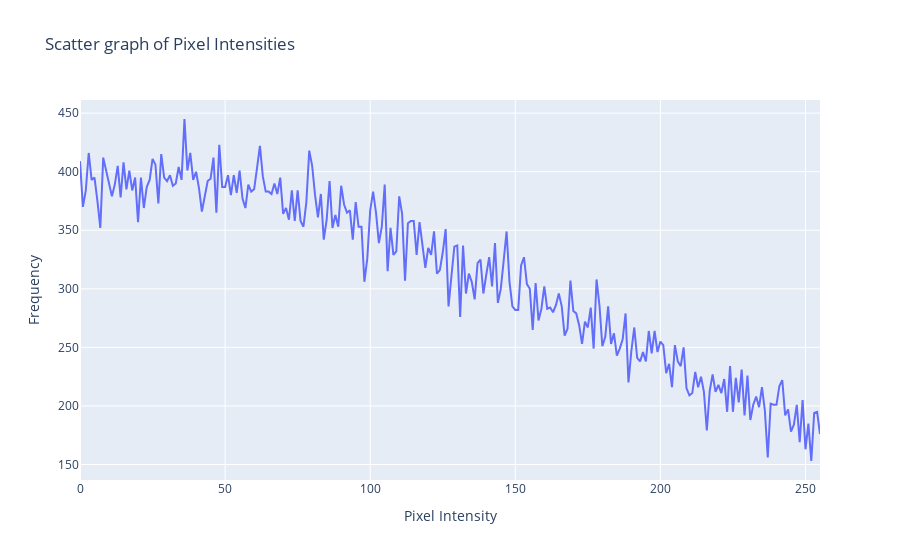

Notebook code cell kept with this figure:
### Code cell
# # Create a scatter graph of the histogram using Plotly
fig = go.Figure(
    data=[
        go.Scatter(x=bins[:-1], y=histogram)
    ]
)
fig.update_layout(
    title='Scatter graph of Pixel Intensities', 
    xaxis=dict(title='Pixel Intensity'),
    yaxis=dict(title='Frequency'),
)

fig.show()

### Figure 1 — Plotly figure (JSON) as saved in the notebook; plotly's stock layout.template omitted (floating-point values rounded to 4 significant figures; data arrays with more than 128 entries replaced by an {"elided": "..."} marker saying what was removed)
{"data": [{"type": "scatter", "x": {"elided": "256 int values"}, "y": {"elided": "256 int values"}}], "layout": {"title": {"text": "Scatter graph of Pixel Intensities"}, "xaxis": {"title": {"text": "Pixel Intensity"}}, "yaxis": {"title": {"text": "Frequency"}}}}
